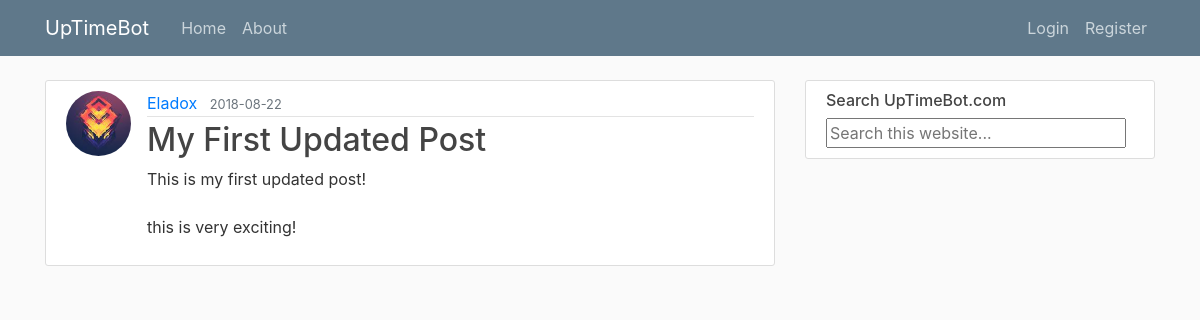
/post/1, run on the app's committed database.
### myFlask/models.py (models this page shows, shortened)
class User(db.Model, UserMixin):
    id = db.Column(db.Integer, primary_key=True)
    username = db.Column(db.String(20), unique=True, nullable=False)
    email = db.Column(db.String(120), unique=True, nullable=False)
    image_file = db.Column(db.String(20), nullable=False, default='default.png')
    password = db.Column(db.String(60), nullable=False)
    posts = db.relationship('Post', backref='author', lazy=True)

class Post(db.Model):
    id = db.Column(db.Integer, primary_key=True)
    title = db.Column(db.String(100), nullable=False)
    date_posted = db.Column(db.DateTime, nullable=False, default=datetime.utcnow)
    content = db.Column(db.Text, nullable=False)
    user_id = db.Column(db.Integer, db.ForeignKey('user.id'), nullable=False)

### myFlask/routes.py (the view)
@app.route("/post/<int:post_id>")
def post(post_id):
    post = Post.query.get_or_404(post_id)
    return render_template('post.html', title=post.title, post=post)

### myFlask/templates/post.html (shortened to what this page needs)
{% extends "layout.html" %}
{% block content %}
  <article class="media content-section">
    <img class="rounded-circle article-img" src="{{ url_for('static', filename='profile_pics/' + post.author.image_file) }}">
    <div class="media-body">
      <div class="article-metadata">
        <a class="mr-2" href="{{ url_for('user_posts', username=post.author.username) }}">{{ post.author.username }}</a>
        <small class="text-muted">{{ post.date_posted.strftime('%Y-%m-%d') }}</small>
      </div>
      <h2 class="article-title">{{ post.title }}</h2>
      <p class="article-content">{{ post.content }}</p>
    </div>
  </article>
{% endblock content %}

### myFlask/static/main.css (style rules this page uses)
body { background: #fafafa; color: #333333; margin-top: 5rem; }
h1, h2, h3, h4, h5, h6 { color: #444444; }
.content-section { background: #ffffff; padding: 10px 20px; border: 1px solid #dddddd; border-radius: 3px; margin-bottom: 20px; }
.article-title { color: #444444; }
.article-content { white-space: pre-line; }
.article-img { height: 65px; width: 65px; margin-right: 16px; }
.article-metadata { padding-bottom: 1px; margin-bottom: 4px; border-bottom: 1px solid #e3e3e3 }

### data on the page
User: image_file (picture), author.username "Eladox"
Post: date_posted "2018-08-22", title "My First Updated Post", content "This is my first updated post! this is very exciting!"
